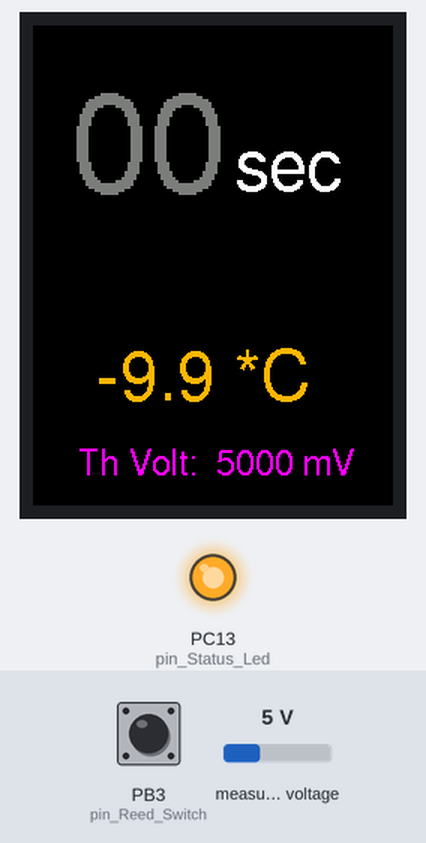
A program run on a simulated STM32 Blue Pill. Parts: 240×320 colour display, output pins drawn as LEDs (lit = HIGH). Inputs (shaded band) come from the test bench; at power-on: measured voltage 5 V, PB3 (pin_Reed_Switch) HIGH.

Above: at 2.6 s.
2.7 s: measured voltage set to 7.5 V
At 4.7 s:
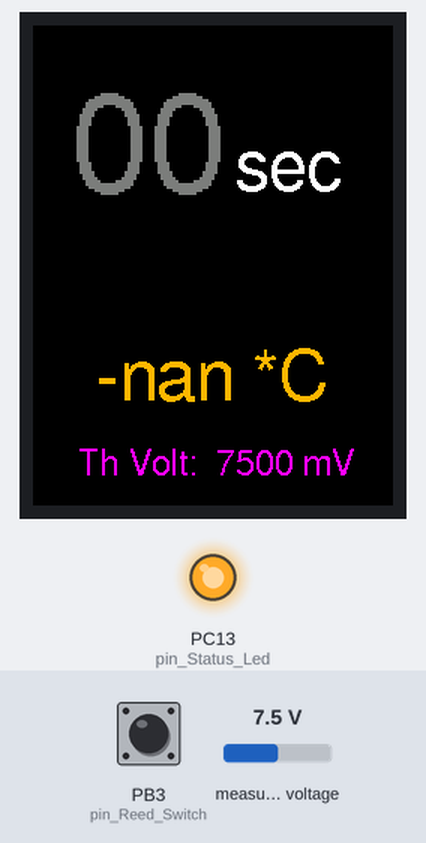
5.0 s: PB3 (pin_Reed_Switch) pulled LOW for 1 s
At 5.8 s:
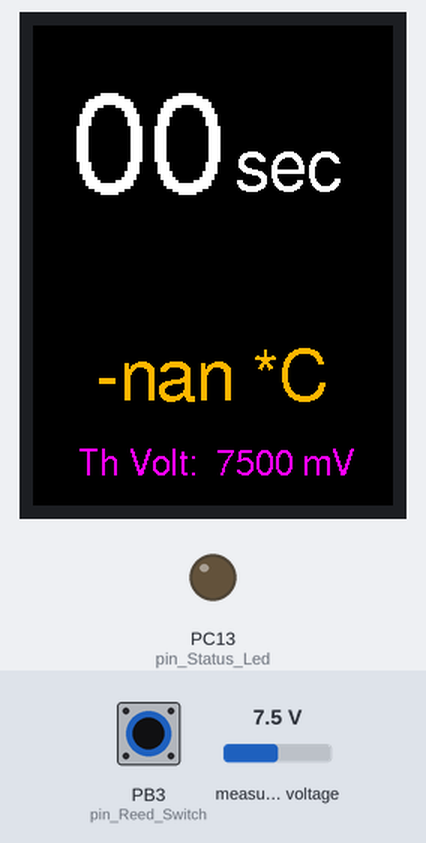
7.8 s: measured voltage set to 0.3 V
At 10.0 s:
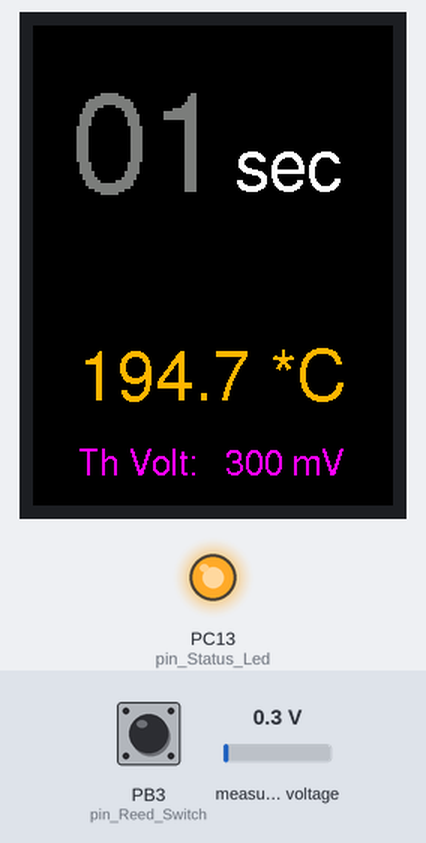
10.8 s: PB3 (pin_Reed_Switch) pulled LOW for 0.15 s
At 11.9 s:
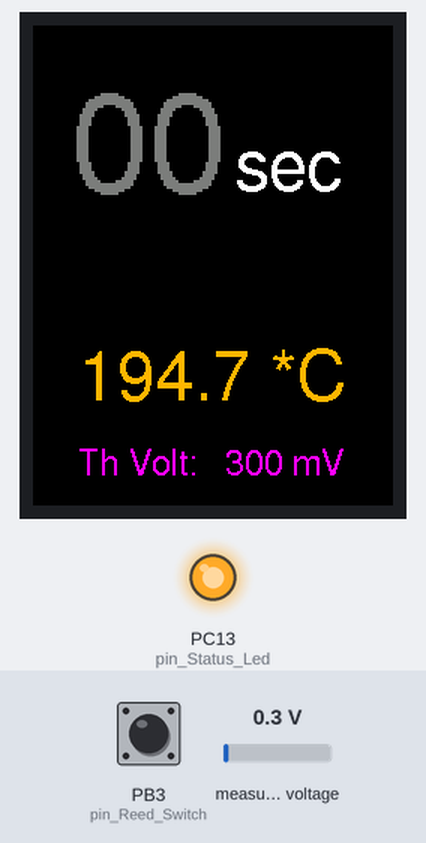
12.7 s: measured voltage set to 3.8 V
At 14.3 s:
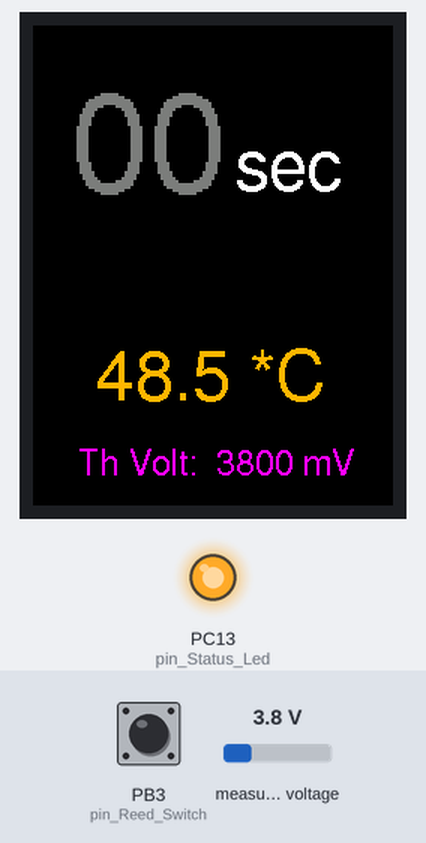
Timing chart, 0 to 15.8 s (numbered marks = the images above; inputs shaded):
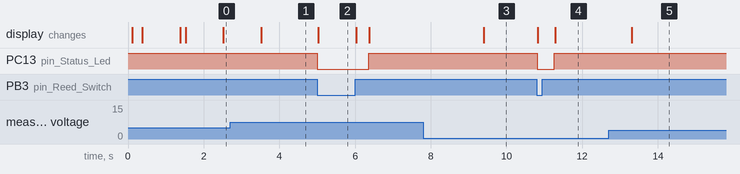

The program:

main.cpp
```cpp
// (licence header left out)
#include "main.h"
#include "display.h"
#include "temperature_meter.h"
#include <Arduino.h>

#define SW_ON_LEVEL LOW   /* Switch on level */
#define SW_OFF_LEVEL HIGH /* Switch off level */

#define LED_ON LOW   /* LED Switch on level */
#define LED_OFF HIGH /* LED Switch off level */

#define COUNTER_STATE_RESET 0
#define COUNTER_STATE_DISABLED 1
#define COUNTER_STATE_START 2
#define COUNTER_STATE_COUNTING 3
#define COUNTER_STATE_STOP 4

#define REED_SWITCH_STATE_RESET 0
#define REED_SWITCH_STATE_START_TIMER 1
#define REED_SWITCH_STATE_STOP_TIMER 2
#define REED_SWITCH_STATE_READ_PIN 3
#define REED_SWITCH_STATE_ROTATE_BIN_COUNTER 4
#define REED_SWITCH_STATE_SET_LOGIC_SWITCH 5

// Top Level Variables:
int DEBUG = 1; // Set to 1 to enable serial monitor debugging info

// Switch Variables - "sw1"
int           state_Manual_Switch = 0;      // The actual ~state~ of the state machine
int           state_prev_Manual_Switch = 0; // Remembers the previous state (useful to know when the state has changed)
int           pin_Manual_Switch = PB4;      // Input/Output (IO) pin for the switch, 10 = pin 10 a.k.a. D10
int           value_Manual_Switch = 0;      // Value of the switch ("HIGH" or "LOW")
unsigned long t_Manual_Switch = 0;          // Typically represents the current time of the switch
unsigned long t_0_Manual_Switch = 0;        // The time that we last passed through an interesting state
unsigned long bounce_delay_Manual_Switch = 20; // The delay to list for bouncing

// Switch Variables - "Reed_Switch"
int state_Reed_Switch = 0; // The actual ~state~ of the state machine
// int pin_Reed_Switch = 3;                   //Input/Output (IO) pin for the switch <- old config!
int           pin_Reed_Switch = PB3;        // Input/Output (IO) pin for the switch, 10 = pin 10 a.k.a. D10
int           value_Reed_Switch = 0;        // Value of the switch ("HIGH" or "LOW")
unsigned long t_Reed_Switch = 0;            // Typically represents the current time of the switch
unsigned long t_0_Reed_Switch = 0;          // The time that we last passed through an interesting state
unsigned long bounce_delay_Reed_Switch = 5; // The delay to filter bouncing
unsigned int  bin_counter = 0;              // binary counter for reed switch
int           virtual_Reed_Switch = VIRT_REED_SWITCH_OFF; // virtual switch

// State Machine Counter variables
int           state_counter1 = 0;      // The actual ~state~ of the state machine
int           prev_state_counter1 = 0; // Remembers the previous state (useful to know when the state has changed)
int           iSecCounter1 = -1;
int           prev_iSecCounter1 = 0;
int           iMinCounter1 = -1;
int           prev_iMinCounter1 = 0;
unsigned long start_counter1 = 0;
unsigned long elapsed_counter1 = 0;
unsigned long autozero_start = 0;
unsigned int  autozero_delay = 7000; // In millise

// SM Status LED Variables
int           state_Status_Led = 0;
int           state_prev_Status_Led = 0;
int           pin_Status_Led = LED_BUILTIN;
int           val_Status_Led = 0;
unsigned long t_Status_Led = 0;
unsigned long t_0_Status_Led = 0;
unsigned long on_delay_Status_Led = 50;
unsigned long off_delay_Status_Led = 50;
int           beep_count_Status_Led = 0;
int           beep_number_Status_Led = 2;

char TimeCounterStr[] = "00:00"; /** String to store time counter value, format: MM:SS */
char SecondsCounterStr[] = "00"; /** String to store time counter value, format: SS */

/* Functions */

void setup()
{
    // if DEBUG is turned on, intialize serial connection
    Serial.begin(115200);
#ifdef SERIAL_DEBUG_ENABLED
    Serial.println(F("Debugging is ON"));
#endif
    Gpio_Init();
    ina219_init();
#ifdef ILI9340_ENABLED
    ILI9340_Init();
#endif // #ifdef ILI9340_ENABLED
#ifdef SSD1306_ENABLED
    Ssd1306_Oled_Init();
#endif
    // SM inits
    Display_Clear();
    StateMachine_counter1();
    StateMachine_Reed_Switch();
    state_machine_volt_meter();
    state_Display = DISPLAY_STATE_RESET;
    StateMachine_Display();
}

void loop()
{
    // Instruct all the state machines to proceed one step
    StateMachine_Reed_Switch();

    // Provide events that can force the state machines to change state
    switch (virtual_Reed_Switch)
    {
    case VIRT_REED_SWITCH_OFF:
        Status_Led_Off();
        if (state_counter1 == COUNTER_STATE_COUNTING)
        {
            state_counter1 = COUNTER_STATE_STOP;
        }
        break;
    case VIRT_REED_SWITCH_ON:
        Status_Led_On();
        if (state_counter1 == COUNTER_STATE_DISABLED)
        {
            state_counter1 = COUNTER_STATE_START;
        }
        break;
    }
    StateMachine_counter1();
    state_machine_volt_meter();
    StateMachine_Display();
}

/**
 * @brief Counter 1 state machine - counts the seconds
 */
void StateMachine_counter1(void)
{

    prev_state_counter1 = state_counter1;

    // State Machine Section
    switch (state_counter1)
    {
    case COUNTER_STATE_RESET:
        iSecCounter1 = 0;
        iMinCounter1 = 0;
        elapsed_counter1 = 0;
        autozero_start = 0;
        state_counter1 = COUNTER_STATE_DISABLED;
        break;
    case COUNTER_STATE_DISABLED:
        if (iSecCounter1 > 0 || iMinCounter1 > 0)
        {
            if (millis() - autozero_start > autozero_delay)
            {
                iSecCounter1 = 0;
                iMinCounter1 = 0;
                state_Display = DISPLAY_STATE_TIMER_STOPPED;
            }
        }
        // waiting for START event from Reed Switch
        break;
    case COUNTER_STATE_START:
        iSecCounter1 = 0;
        iMinCounter1 = 0;
        elapsed_counter1 = 0;
        start_counter1 = millis();
        state_counter1 = COUNTER_STATE_COUNTING;
        state_Display = DISPLAY_STATE_TIMER_RUNNING;
        break;
    case COUNTER_STATE_COUNTING:
        prev_iSecCounter1 = iSecCounter1;
        elapsed_counter1 = millis() - start_counter1;
        iSecCounter1 = int((elapsed_counter1 / 1000) % 60);
        iMinCounter1 = int((elapsed_counter1 / 1000) / 60);
        if (iSecCounter1 != prev_iSecCounter1)
        {
// debug display
#ifdef SERIAL_DEBUG_ENABLED
            Serial.print(F("iMinCounter1: "));
            Serial.print(iMinCounter1, DEC);
            Serial.print(F(" iSecCounter1: "));
            Serial.println(iSecCounter1, DEC);
#endif
            state_Display = DISPLAY_STATE_TIMER_RUNNING;
        }
        break;
    case COUNTER_STATE_STOP:
        autozero_start = millis();
        state_counter1 = COUNTER_STATE_DISABLED;
        state_Display = DISPLAY_STATE_TIMER_STOPPED;
        break;
    }
    if (prev_state_counter1 == state_counter1)
    {
        // do nothing
    }
    else
    {
// debug display
#ifdef SERIAL_DEBUG_ENABLED
        Serial.print(F("state_counter1: "));
        Serial.println(state_counter1, DEC);
#endif
    }
}

/**
 * @brief Reed switch state machine, extended with a logic switch which handles the 50Hz switching of reed switch on
 * the solenoid
 */
void StateMachine_Reed_Switch(void)
{
    int prev_virtual_Reed_Switch;
    // State Machine Section
    switch (state_Reed_Switch)
    {
    case REED_SWITCH_STATE_RESET: // RESET!
        // variables initialization
        bin_counter = 0;
        virtual_Reed_Switch = VIRT_REED_SWITCH_OFF;
        value_Reed_Switch = SW_OFF_LEVEL;
        state_Reed_Switch = REED_SWITCH_STATE_START_TIMER;
        break;

    case REED_SWITCH_STATE_START_TIMER: // Start SW timer
        // Start debounce timer and proceed to state3, "OFF, armed to ON"
        t_0_Reed_Switch = millis();
        state_Reed_Switch = REED_SWITCH_STATE_STOP_TIMER;
        break;

    case REED_SWITCH_STATE_STOP_TIMER: // Timer stop
        // Check to see if debounce delay has passed
        t_Reed_Switch = millis();
        if (t_Reed_Switch - t_0_Reed_Switch > bounce_delay_Reed_Switch)
        {
            state_Reed_Switch = REED_SWITCH_STATE_READ_PIN;
        }
        break;

    case REED_SWITCH_STATE_READ_PIN: // Read Switch pin
        value_Reed_Switch = digitalRead(pin_Reed_Switch);
        state_Reed_Switch = REED_SWITCH_STATE_ROTATE_BIN_COUNTER;
        break;
    case REED_SWITCH_STATE_ROTATE_BIN_COUNTER: // Rotate binary counter
        bin_counter = bin_counter << 1;
        if (value_Reed_Switch == SW_ON_LEVEL)
        {
            bin_counter++;
        }
        state_Reed_Switch = REED_SWITCH_STATE_SET_LOGIC_SWITCH;
        break;

    case REED_SWITCH_STATE_SET_LOGIC_SWITCH:
        prev_virtual_Reed_Switch = virtual_Reed_Switch;
        if (bin_counter > 0)
        {
            if (prev_virtual_Reed_Switch == VIRT_REED_SWITCH_OFF)
            {
                virtual_Reed_Switch = VIRT_REED_SWITCH_ON;
// debug display
#ifdef SERIAL_DEBUG_ENABLED
                Serial.println(F("Virtual Reed switch ON"));
#endif
            }
        }
        else
        {
            if (prev_virtual_Reed_Switch == VIRT_REED_SWITCH_ON)
            {
                virtual_Reed_Switch = VIRT_REED_SWITCH_OFF;
// debug display
#ifdef SERIAL_DEBUG_ENABLED
                Serial.println(F("Virtual Reed switch OFF"));
#endif
            }
        }
        state_Reed_Switch = REED_SWITCH_STATE_START_TIMER;

        break;
    }
}

/**
 * @brief LED-1 state machine
 */
void StateMachine_Status_Led(void)
{
    // Common code for every state
    state_prev_Status_Led = state_Status_Led;
    // State Machine Section
    switch (state_Status_Led)
    {
    case 0: // RESET
        // Set Beep Count to 0 then proceed to WAIT
        beep_count_Status_Led = 0;
        state_Status_Led = 1;
        break;
    case 1: // WAIT
        // Do nothing.  Only the top level loop can force us out of this state into state 2 "TURN ON"
        break;

    case 2: // TURNING ON
        Status_Led_On();
// debug display
#ifdef SERIAL_DEBUG_ENABLED
        Serial.println(F(":: LED ON"));
#endif
        t_0_Status_Led = millis();
        state_Status_Led = 3;
        break;
    case 3: // ON
        // Wait for time to elapse, then proceed to TURN OFF
        t_Status_Led = millis();
        if (t_Status_Led - t_0_Status_Led > on_delay_Status_Led)
        {
            state_Status_Led = 4;
        }
        break;
    case 4: // TURNING OFF
        // Increment the beep counter, proceed to OFF
        beep_count_Status_Led++;
        t_0_Status_Led = millis();
        Status_Led_Off();
// debug display
#ifdef SERIAL_DEBUG_ENABLED
        Serial.println(F(":: LED off"));
#endif
        state_Status_Led = 5;
        break;
    case 5: // OFF
        t_Status_Led = millis();
        if (t_Status_Led - t_0_Status_Led > off_delay_Status_Led)
        {
            state_Status_Led = 2;
        }
        if (beep_count_Status_Led >= beep_number_Status_Led)
        {
            state_Status_Led = 0;
        }
        break;
    }
}

/**
 * @brief Converts the minutes and seconds to char and updates the TimeCounterStr string
 * @param tMinutes : minutes value
 * @param tSeconds : seconds value
 */
void update_TimeCounterStr(int tMinutes, int tSeconds)
{
    TimeCounterStr[0] = (char)((tMinutes / 10) + 0x30);
    TimeCounterStr[1] = (char)((tMinutes % 10) + 0x30);
    TimeCounterStr[3] = (char)((tSeconds / 10) + 0x30);
    TimeCounterStr[4] = (char)((tSeconds % 10) + 0x30);
    SecondsCounterStr[0] = (char)((tSeconds / 10) + 0x30);
    SecondsCounterStr[1] = (char)((tSeconds % 10) + 0x30);
}

void Gpio_Init(void)
{
    Wire.setSDA(PB11); // SDA2 pin
    Wire.setSCL(PB10); // SCL2 pin
    Wire.begin();
    pinMode(pin_Manual_Switch, INPUT_PULLUP); // INPUT => reverse logic!
    pinMode(pin_Reed_Switch, INPUT_PULLUP);   // INPUT => reverse logic!
    pinMode(pin_Status_Led, OUTPUT);
    Status_Led_Off();
}

void Status_Led_Off(void)
{
    digitalWrite(pin_Status_Led, LED_OFF);
}

void Status_Led_On(void)
{
    digitalWrite(pin_Status_Led, LED_ON);
}
```

display.h
```cpp
#pragma once

#include <Arduino.h>

#include "main.h"
#include "temperature_meter.h"

#ifdef SSD1306_ENABLED
#include "display_ssd1306.h"
#endif // #ifdef SSD1306_ENABLED

#ifdef ILI9340_ENABLED
#include "display_ili9340.h"
#endif

#define DISPLAY_CLEAR_TRUE true
#define DISPLAY_CLEAR_FALSE false
#define DISPLAY_STOPPED_TRUE true
#define DISPLAY_STOPPED_FALSE false

#define DISPLAY_STATE_RESET 0
#define DISPLAY_STATE_TIMER_RUNNING 1
#define DISPLAY_STATE_TIMER_STOPPED 2
#define DISPLAY_STATE_HOLD_TIMER_ON 3
#define DISPLAY_STATE_TEMPERATURE 4
#define DISPLAY_STATE_DO_NOTHING 5

#define DISPLAY_TEMPERATURE_FREQ_MILLISEC (1000U)

// State Machine Display variables
extern int state_Display;

void StateMachine_Display(void);
void display_Timer_On_All(bool need_Display_Clear, bool need_Display_Stopped);
void Display_Running_Timer(void);
void Display_Stopped_Timer(void);
void Display_Temperature(void);
void Display_Clear(void);
```

display_ili9340.h
```cpp
#pragma once

//#define USE_MY_BLUEPILL
#include <MCUFRIEND_kbv.h> // for ILI9340
//#include <mcufriend_special.h>
#include <Fonts/FreeSans12pt7b.h>
//#include <Fonts/FreeSans18pt7b.h>
#include <Fonts/FreeSans24pt7b.h>

typedef struct
{
    uint16_t width;
    uint16_t height;
    uint16_t background_color;
} screen_ili9340_s;

typedef struct
{
    uint16_t       start_x;
    uint16_t       start_y;
    uint16_t       width;
    uint16_t       height;
    uint16_t       background_color;
    uint16_t       font_color;
    const GFXfont *font;
    uint8_t        text_size;
} sprite_ili9340_s;

//	MCUFRIEND_kbv(int CS=A3, int RS=A2, int WR=A1, int RD=A0, int RST=A4); //shield wiring
extern MCUFRIEND_kbv tft_ili9340;

void ILI9340_Init(void);
void display_Timer_On_ILI9340(char *pCounterStr, bool need_Display_Clear, bool need_Display_Stopped);
void display_Temperature_On_ILI9340(char *pTemperatureStr);
void display_Milli_Volt_On_ILI9340(char *pMilliVoltStr);
void display_clear_ili9340(void);
void sprite_clear_ili9340(sprite_ili9340_s *pSprite_i);
void sprite_print_ili9340(sprite_ili9340_s *pSprite_i, char *pString_i);
```

display_ssd1306.h
```cpp
#pragma once

//#include "display.h"

#include <SSD1306Ascii.h>
#include <SSD1306AsciiWire.h>

#define OLED_I2C_ADDR 0x3C /* OLED module I2C address */
#define OLED_WIDTH 128
#define OLED_HEIGHT 32

// Set up OLED display
extern SSD1306AsciiWire oled_ssd1306_display;

void Ssd1306_Oled_Init(void);
void display_Timer_On_Ssd1306(char *pCounterStr, bool need_Display_Clear, bool need_Display_Stopped);
void display_Temperature_On_Ssd1306(char *pTemperatureStr);
```

main.h
```cpp
#pragma once

#include <SPI.h>
#include <Wire.h>
#include <math.h>

// uncomment the line below if you would like to have debug messages
//#define SERIAL_DEBUG_ENABLED 1

// uncomment the line below if you would like to use SSD1306 OLED display
//#define SSD1306_ENABLED 1

// uncomment the line below if you would like to use ILI9340 TFT display
#define ILI9340_ENABLED 1

// Adafruit BusIO library also needs to be installed on PlatformIO!

#define VIRT_REED_SWITCH_OFF 0
#define VIRT_REED_SWITCH_ON 1

extern int  iSecCounter1;
extern int  iMinCounter1;
extern char TimeCounterStr[];
extern char SecondsCounterStr[];

extern int virtual_Reed_Switch;

/* Function declarations */

void StateMachine_counter1(void);
void StateMachine_Manual_Switch(void);
void StateMachine_Reed_Switch(void);
void StateMachine_Status_Led(void);

void update_TimeCounterStr(int tMinutes, int tSeconds);

void Gpio_Init(void);
void Status_Led_Off(void);
void Status_Led_On(void);
```

temperature_meter.h
```cpp
#pragma once

#include "Adafruit_INA219.h"
#include "main.h"
#include <Arduino.h>

#define VOLT_METER_STATE_RESET 0
#define VOLT_METER_STATE_START_TIMER 1
#define VOLT_METER_STATE_STOP_TIMER 2
#define VOLT_METER_STATE_READ_VOLTAGE 3

// Global temperature strings
extern char TEMPERATURE_STR_V2[6];
extern char TEMPERATURE_STR_LED_V2[5];
extern char MILLI_VOLT_STR[6];

void  ina219_init(void);
float get_thermistor_voltage(void);
void  state_machine_volt_meter(void);
float calculate_temperature_v2(float thermistor_voltage);
void  update_temperature_str(float temperature_i, char *p_temperature_str_o, char *p_temperature_str_led_o);
void  update_millivolt_str(float thermistor_voltage_i, char *p_millivolt_str_o);
```

display_ssd1306.cpp
```cpp
#include "display_ssd1306.h"

SSD1306AsciiWire oled_ssd1306_display;

void Ssd1306_Oled_Init(void)
{
    Wire.setSDA(PB11); // SDA2 pin
    Wire.setSCL(PB10); // SCL2 pin
    // Wire.begin();
    oled_ssd1306_display.begin(&Adafruit128x32, OLED_I2C_ADDR);
    oled_ssd1306_display.clear();
    oled_ssd1306_display.setFont(fixed_bold10x15);
    oled_ssd1306_display.setRow(0);
    oled_ssd1306_display.println("Linea Mini ");
    oled_ssd1306_display.println("Brew Timer ");
    delay(1000);
    oled_ssd1306_display.clear();
    oled_ssd1306_display.setRow(0);
    oled_ssd1306_display.println("Version 1.1");
    delay(500);
    oled_ssd1306_display.clear();
}

/**
 * @brief Displays the pCounterStr string on the OLED screen
 * @param pCounterStr : counter string to be displayed
 * @param need_Display_Clear : is display clear needed?
 * @param need_Display_Stopped : is visualisation of stopped timer needed?
 */
void display_Timer_On_Ssd1306(char *pCounterStr, bool need_Display_Clear, bool need_Display_Stopped)
{
    if (need_Display_Clear)
    {
        oled_ssd1306_display.clear();
    }
    if (need_Display_Stopped)
    {
        oled_ssd1306_display.setContrast(5);
    }
    else
    {
        oled_ssd1306_display.setContrast(255);
    }
    oled_ssd1306_display.setFont(fixednums15x31);
    oled_ssd1306_display.setCol(0);
    oled_ssd1306_display.setRow(0);
    oled_ssd1306_display.print(pCounterStr);
}

/**
 * @brief Displays the pTemperatureStr string on the OLED screen
 * @param pTemperatureStr : temperature string to be displayed
 */
void display_Temperature_On_Ssd1306(char *pTemperatureStr)
{
    oled_ssd1306_display.setFont(fixed_bold10x15);
    oled_ssd1306_display.setCol(47);
    oled_ssd1306_display.setRow(1);
    oled_ssd1306_display.print(pTemperatureStr);
    oled_ssd1306_display.print(F(" C"));
}
```

Source omitted: display.cpp (2845 bytes), display_ili9340.cpp (7138 bytes), temperature_meter.cpp (4677 bytes)

Measured:
- after the input at 2.7 s, the display: changes after 0.82 s (image 1)
- after the input at 5.0 s, PC13 (pin_Status_Led): HIGH → LOW at once, → HIGH 1.4 s later; the display: changes at once (image 2)
- after the input at 7.8 s, the display: changes after 1.6 s (image 3)
- after the input at 10.8 s, PC13 (pin_Status_Led): HIGH → LOW at once, → HIGH 0.46 s later; the display: first changes at once (image 4 shows a later state)
- after the input at 12.7 s, the display: changes after 0.61 s (image 5)
